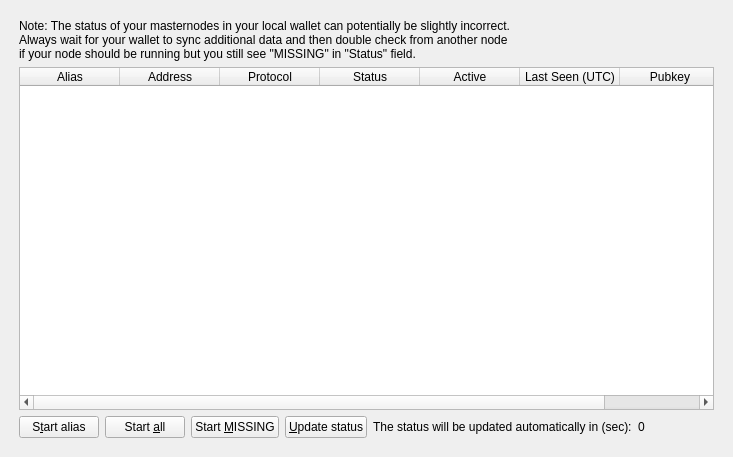
<?xml version="1.0" encoding="UTF-8"?>
<ui version="4.0">
 <class>MasternodeList</class>
 <widget class="QWidget" name="MasternodeList">
  <property name="geometry">
   <rect>
    <x>0</x>
    <y>0</y>
    <width>723</width>
    <height>457</height>
   </rect>
  </property>
  <property name="windowTitle">
   <string>Form</string>
  </property>
  <layout class="QVBoxLayout" name="topLayout">
   <property name="leftMargin">
    <number>10</number>
   </property>
   <property name="topMargin">
    <number>10</number>
   </property>
   <property name="rightMargin">
    <number>10</number>
   </property>
   <property name="bottomMargin">
    <number>10</number>
   </property>
    <item>
     <widget class="QWidget" name="tabMyMasternodes">
      <attribute name="title">
       <string>My Masternodes</string>
      </attribute>
      <layout class="QGridLayout" name="gridLayout_2">
       <item row="0" column="0">
        <layout class="QVBoxLayout" name="verticalLayout_2">
         <property name="bottomMargin">
          <number>0</number>
         </property>
         <item>
          <layout class="QHBoxLayout" name="horizontalLayout_note">
           <property name="bottomMargin">
            <number>0</number>
           </property>
           <item>
            <widget class="QLabel" name="updateNote">
             <property name="text">
              <string>Note: The status of your masternodes in your local wallet can potentially be slightly incorrect.&lt;br /&gt;Always wait for your wallet to sync additional data and then double check from another node&lt;br /&gt;if your node should be running but you still see &quot;MISSING&quot; in &quot;Status&quot; field.</string>
             </property>
            </widget>
           </item>
          </layout>
         </item>
         <item>
          <widget class="QTableWidget" name="tableWidgetMyMasternodes">
           <property name="minimumSize">
            <size>
             <width>695</width>
             <height>0</height>
            </size>
           </property>
           <property name="palette">
            <palette>
             <active>
              <colorrole role="Text">
               <brush brushstyle="SolidPattern">
                <color alpha="255">
                 <red>51</red>
                 <green>51</green>
                 <blue>51</blue>
                </color>
               </brush>
              </colorrole>
             </active>
             <inactive>
              <colorrole role="Text">
               <brush brushstyle="SolidPattern">
                <color alpha="255">
                 <red>51</red>
                 <green>51</green>
                 <blue>51</blue>
                </color>
               </brush>
              </colorrole>
             </inactive>
             <disabled>
              <colorrole role="Text">
               <brush brushstyle="SolidPattern">
                <color alpha="255">
                 <red>85</red>
                 <green>85</green>
                 <blue>85</blue>
                </color>
               </brush>
              </colorrole>
             </disabled>
            </palette>
           </property>
           <property name="editTriggers">
            <set>QAbstractItemView::NoEditTriggers</set>
           </property>
           <property name="alternatingRowColors">
            <bool>true</bool>
           </property>
           <property name="selectionMode">
            <enum>QAbstractItemView::SingleSelection</enum>
           </property>
           <property name="selectionBehavior">
            <enum>QAbstractItemView::SelectRows</enum>
           </property>
           <property name="sortingEnabled">
            <bool>true</bool>
           </property>
           <attribute name="horizontalHeaderStretchLastSection">
            <bool>true</bool>
           </attribute>
           <attribute name="ResizeMode">
            <enum>QHeaderView::Interactive</enum>
           </attribute>
           <column>
            <property name="text">
             <string>Alias</string>
            </property>
           </column>
           <column>
            <property name="text">
             <string>Address</string>
            </property>
           </column>
           <column>
            <property name="text">
             <string>Protocol</string>
            </property>
           </column>
           <column>
            <property name="text">
             <string>Status</string>
            </property>
           </column>
           <column>
            <property name="text">
             <string>Active</string>
            </property>
           </column>
           <column>
            <property name="text">
             <string>Last Seen (UTC)</string>
            </property>
           </column>
           <column>
            <property name="text">
             <string>Pubkey</string>
            </property>
           </column>
          </widget>
         </item>
         <item>
          <layout class="QHBoxLayout" name="horizontalLayout_5">
           <property name="bottomMargin">
            <number>0</number>
           </property>
           <item>
            <widget class="QPushButton" name="startButton">
             <property name="text">
              <string>S&amp;tart alias</string>
             </property>
            </widget>
           </item>
           <item>
            <widget class="QPushButton" name="startAllButton">
             <property name="text">
              <string>Start &amp;all</string>
             </property>
            </widget>
           </item>
           <item>
            <widget class="QPushButton" name="startMissingButton">
             <property name="text">
              <string>Start &amp;MISSING</string>
             </property>
            </widget>
           </item>
           <item>
            <widget class="QPushButton" name="UpdateButton">
             <property name="text">
              <string>&amp;Update status</string>
             </property>
            </widget>
           </item>
           <item>
            <widget class="QLabel" name="autoupdate_label">
             <property name="text">
              <string>The status will be updated automatically in (sec):</string>
             </property>
            </widget>
           </item>
           <item>
            <widget class="QLabel" name="secondsLabel">
             <property name="text">
              <string>0</string>
             </property>
            </widget>
           </item>
           <item>
            <spacer name="horizontalSpacer_5">
             <property name="orientation">
              <enum>Qt::Horizontal</enum>
             </property>
             <property name="sizeHint" stdset="0">
              <size>
               <width>40</width>
               <height>20</height>
              </size>
             </property>
            </spacer>
           </item>
          </layout>
         </item>
        </layout>
       </item>
      </layout>
     </widget>
    </item>
  </layout>
 </widget>
 <resources/>
 <connections/>
</ui>
